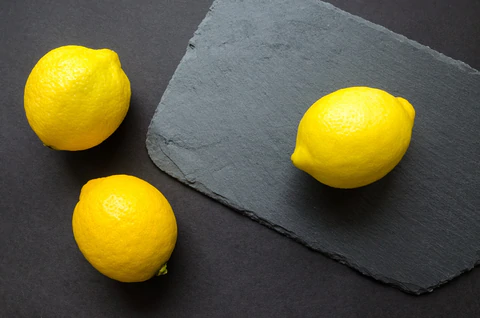
#> input picture Img/Lemon.jpg, 480 x 318 px
$ python Segmentasi.py
#> lines starting #> are read from the running program, lines starting #| are printed output that depends on the picture; after the words box and inside, x2 and y2 are one past the last pixel; in counts of white or black regions, pixels touching at a corner belong together
import cv2 as cv
import numpy as np
from matplotlib import pyplot as plt

img = cv.imread("Img/Lemon.jpg")
#> img is the input picture: shape (318, 480, 3); mean B, G, R 63, 91.3, 95.7

color = cv.cvtColor(img, cv.COLOR_BGR2RGB)
gray = cv.cvtColor(img, cv.COLOR_BGR2GRAY)
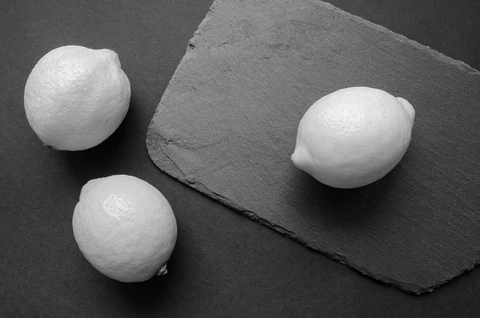
#> gray: shape (318, 480); min 0, max 244, mean 89.4
plt.figure('Grayscale')
plt.imshow(gray, cmap='gray')

ret, thresh = cv.threshold(gray, 136, 255, cv.THRESH_BINARY_INV)
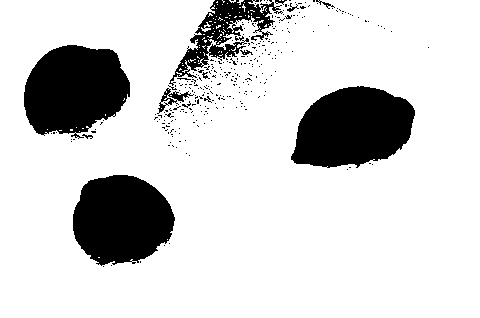
#> thresh: shape (318, 480); 82.9% white; 313 black regions (300 under 20 px), largest, box (x1, y1, x2, y2) and area: (291, 86, 415, 168) 7583, (24, 45, 130, 139) 7379, (73, 175, 175, 266) 7100
plt.figure('Binary')
plt.imshow(thresh, cmap='gray')

kernel = np.ones((8, 8), np.uint8)
opening = cv.morphologyEx(thresh, cv.MORPH_OPEN, kernel, iterations = 7)
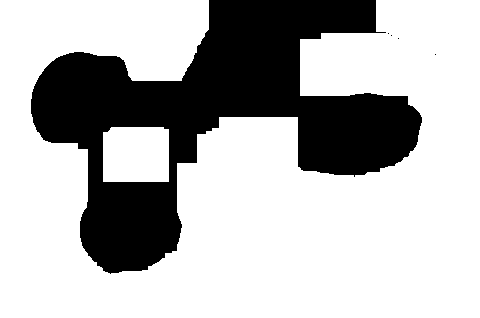
#> opening: shape (318, 480); 71.3% white; 5 black regions (4 under 20 px), largest, box (x1, y1, x2, y2) and area: (31, 0, 422, 274) 43805
plt.figure('Noises Cleaned')
plt.imshow(opening, cmap='gray')

fg = cv.erode(opening, kernel, iterations = 7)
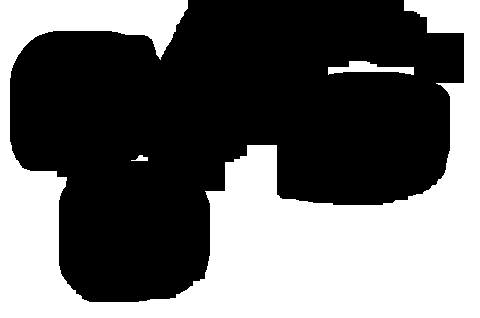
#> fg: shape (318, 480); 41.1% white; 3 white regions, box (x1, y1, x2, y2) and area: (0, 0, 480, 318) 62014, (328, 61, 414, 75) 623, (131, 155, 148, 161) 59
ret, fg = cv.threshold(fg, 0.6 * fg.max(), 255, 0)
#> ret = 153
fg = np.uint8(fg)
plt.figure('Foreground')
plt.imshow(fg, cmap='gray')

ret, markers = cv.connectedComponents(fg)
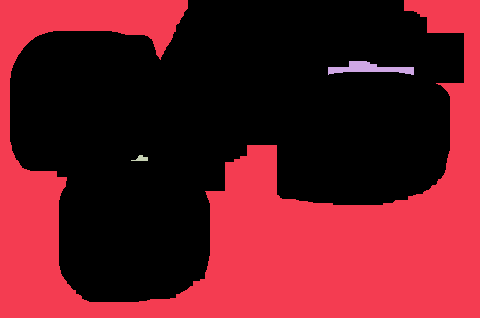
#> markers: shape (318, 480) int32; 4 distinct labels, from 0 to 3; one colour per label, 0 black
#> ret = 4
markers = markers + 10
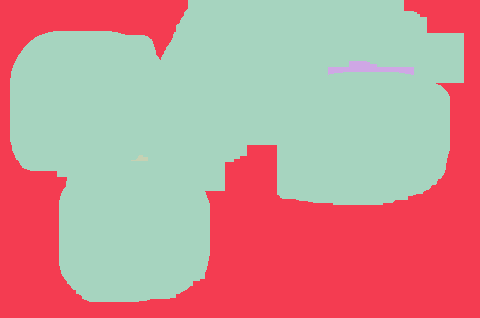
#> markers: shape (318, 480) int32; 4 distinct labels, from 10 to 13; one colour per label, 0 black
markers = cv.watershed(color, markers)
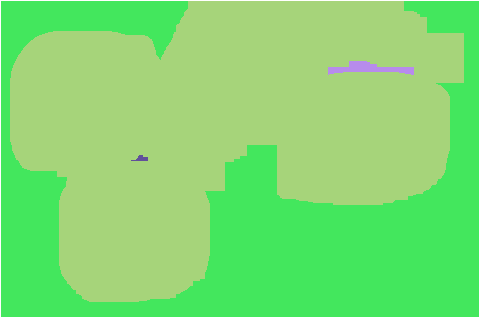
#> markers: shape (318, 480) int32; 5 distinct labels, from -1 to 13; one colour per label, 0 black, -1 white
color[markers == 1] = [0, 255, 0]
plt.figure('Markers')
plt.imshow(markers, cmap='gray')
plt.figure('Asli')
plt.imshow(color)
plt.show()
